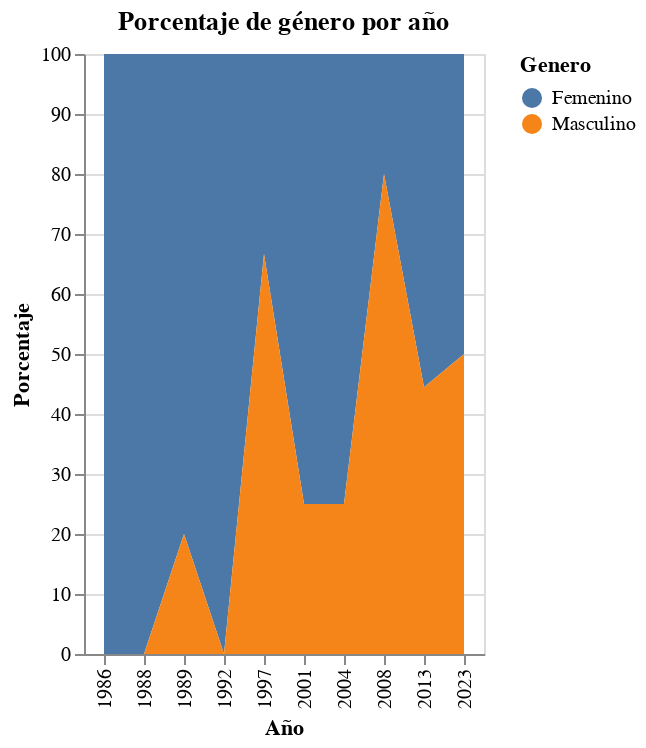

Source (notebook cell):
### Code cell
import altair as alt

# Reset index to make 'Ano' a column
gender_percentage_long = gender_percentage_table_with_average.reset_index()

# Remove the 'Average' row
gender_percentage_long = gender_percentage_long[gender_percentage_long['index'] != 'Average']

# Melt the DataFrame to long format
gender_percentage_long = gender_percentage_long.melt(id_vars='index', var_name='Genero', value_name='Percentage')

# Rename the 'index' column to 'Ano'
gender_percentage_long = gender_percentage_long.rename(columns={'index': 'Ano'})

# Convert 'Ano' to integer type
gender_percentage_long['Ano'] = gender_percentage_long['Ano'].astype(int)

# Create the stacked area chart
chart = alt.Chart(gender_percentage_long).mark_area().encode(
    x=alt.X('Ano:O', title='Año'),  # Use ordinal for discrete years
    y=alt.Y('Percentage', title='Porcentaje'),
    color='Genero',
    tooltip=['Ano', 'Genero', 'Percentage']
).properties(
    title='Porcentaje de género por año'
)

chart.display()

### Figure 1 — Vega-Lite specification as saved in the notebook (floating-point values rounded to 4 significant figures)
{"config": {"view": {"continuousWidth": 300, "continuousHeight": 300}}, "data": {"name": "data-ae4c1a764c2d382f5c356cf880f36095"}, "mark": {"type": "area"}, "encoding": {"color": {"field": "Genero", "type": "nominal"}, "tooltip": [{"field": "Ano", "type": "quantitative"}, {"field": "Genero", "type": "nominal"}, {"field": "Percentage", "type": "quantitative"}], "x": {"field": "Ano", "title": "Año", "type": "ordinal"}, "y": {"field": "Percentage", "title": "Porcentaje", "type": "quantitative"}}, "title": "Porcentaje de género por año", "$schema": "https://vega.github.io/schema/vega-lite/v5.20.1.json", "datasets": {"data-ae4c1a764c2d382f5c356cf880f36095": [{"Ano": 1986, "Genero": "Femenino", "Percentage": 100.0}, {"Ano": 1988, "Genero": "Femenino", "Percentage": 100.0}, {"Ano": 1989, "Genero": "Femenino", "Percentage": 80.0}, {"Ano": 1992, "Genero": "Femenino", "Percentage": 100.0}, {"Ano": 1997, "Genero": "Femenino", "Percentage": 33.33}, {"Ano": 2001, "Genero": "Femenino", "Percentage": 75.0}, {"Ano": 2004, "Genero": "Femenino", "Percentage": 75.0}, {"Ano": 2008, "Genero": "Femenino", "Percentage": 20.0}, {"Ano": 2013, "Genero": "Femenino", "Percentage": 55.56}, {"Ano": 2023, "Genero": "Femenino", "Percentage": 50.0}, {"Ano": 1986, "Genero": "Masculino", "Percentage": 0.0}, {"Ano": 1988, "Genero": "Masculino", "Percentage": 0.0}, {"Ano": 1989, "Genero": "Masculino", "Percentage": 20.0}, {"Ano": 1992, "Genero": "Masculino", "Percentage": 0.0}, {"Ano": 1997, "Genero": "Masculino", "Percentage": 66.67}, {"Ano": 2001, "Genero": "Masculino", "Percentage": 25.0}, {"Ano": 2004, "Genero": "Masculino", "Percentage": 25.0}, {"Ano": 2008, "Genero": "Masculino", "Percentage": 80.0}, {"Ano": 2013, "Genero": "Masculino", "Percentage": 44.44}, {"Ano": 2023, "Genero": "Masculino", "Percentage": 50.0}]}}
